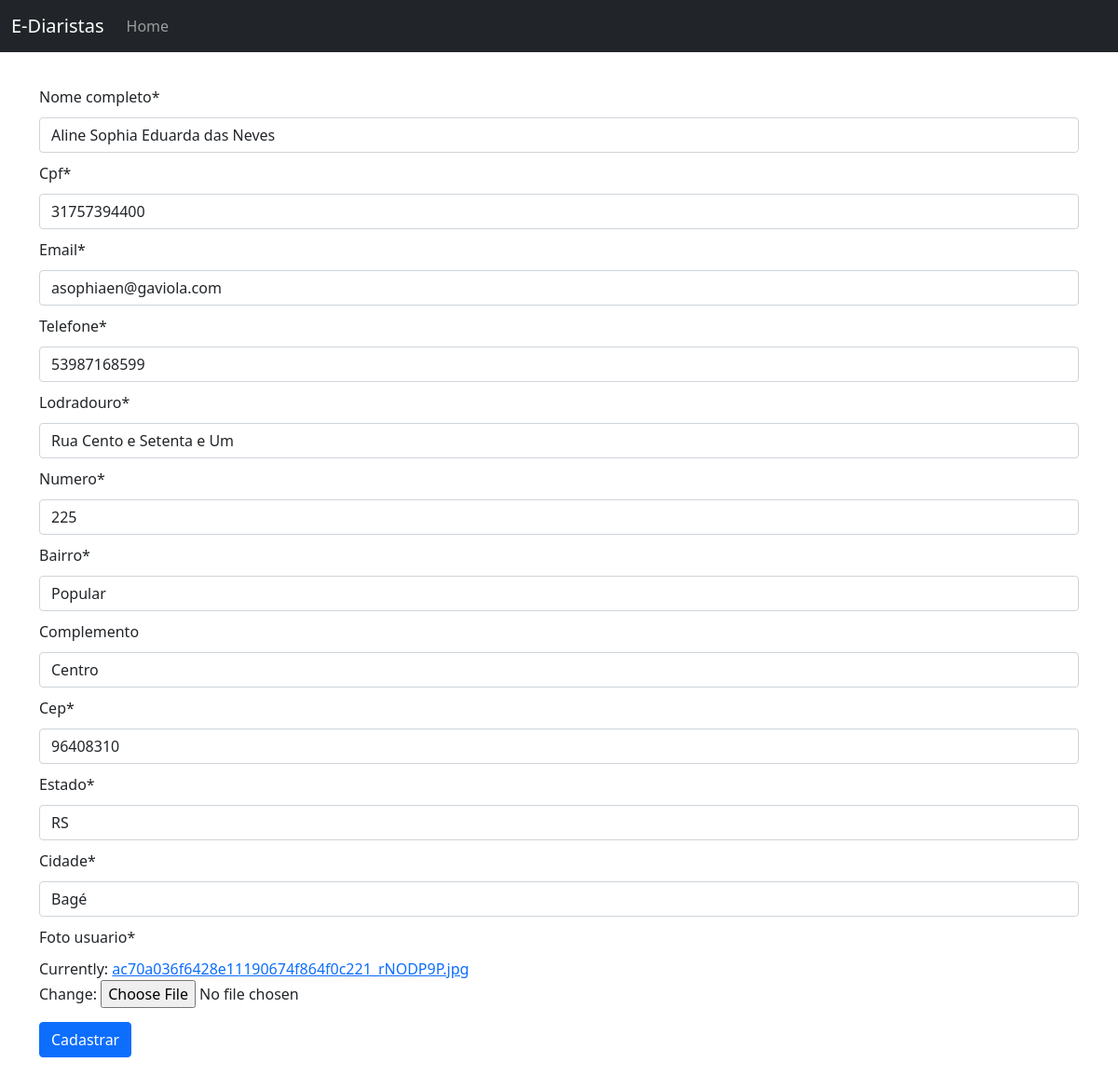
The app's page /web/editar_diarista/4 with its own data.
### web/models.py (models this page shows)
class Diarista(models.Model):
    nome_completo = models.CharField(max_length=100, null=False, blank=False)
    cpf = models.CharField(max_length=11, null=False, blank=False, unique=True)
    email = models.EmailField(null=False, blank=False, unique=True)
    telefone = models.CharField(max_length=11, null=False, blank=False)
    lodradouro = models.CharField(max_length=60, null=False, blank=False)
    numero = models.IntegerField(null=False, blank=False)
    bairro = models.CharField(max_length=30, null=False, blank=False)
    complemento = models.CharField(max_length=100, null=False, blank=True)
    cep = models.CharField(max_length=8, null=False, blank=False)
    estado = models.CharField(max_length=2, null=False, blank=False)
    cidade = models.CharField(max_length=30, null=False, blank=False)
    codigo_ibge = models.IntegerField(null=False, blank=False)
    foto_usuario = models.ImageField(null=False)

### web/views.py (the view)
# urls.py: path('editar_diarista/<int:diarista_id>', editar_diarista, name='editar_diarista'),
def editar_diarista(request, diarista_id):
    diarista = Diarista.objects.get(id=diarista_id)
    if request.method == 'POST':
        form_diarista = diarista_form.DiaristaForm(request.POST or None, request.FILES, instance=diarista)
        if form_diarista.is_valid():
            form_diarista.save()
            return redirect('listar_diaristas')
    else:
        form_diarista = diarista_form.DiaristaForm(instance=diarista)
    return render(request, 'form_diarista.html', {'form_diarista': form_diarista})

### web/forms/diarista_form.py (shortened to what this page needs)
class DiaristaForm(forms.ModelForm):
    cpf = forms.CharField(widget=forms.TextInput(attrs={'data-mask': "000.000.000-00"}))
    cep = forms.CharField(widget=forms.TextInput(attrs={'data-mask': "00000-000"}))
    telefone = forms.CharField(widget=forms.TextInput(attrs={'data-mask': "(00) 00000-0000"}))
    class Meta:
        model = Diarista
        exclude = ('codigo_ibge', )

### web/templates/form_diarista.html (shortened to what this page needs)
{% extends "base.html" %}
{% load crispy_forms_tags %}
{% block conteudo %}
    <form method="post" enctype="multipart/form-data">
        {{form_diarista | crispy}}
        <button type="submit" class="btn btn-primary" style="margin-top: 15px; margin-bottom: 20px">Cadastrar</button>
    </form>
{% endblock conteudo %}

### web/templates/base.html (style rules this page uses)
label { margin: 10px auto }

### records on screen
Diarista: nome_completo "Aline Sophia Eduarda das Neves", cpf "31757394400", email "asophiaen@gaviola.com", telefone "53987168599", lodradouro "Rua Cento e Setenta e Um", numero "225", bairro "Popular", complemento "Centro", cep "96408310", estado "RS", cidade "Bagé"
